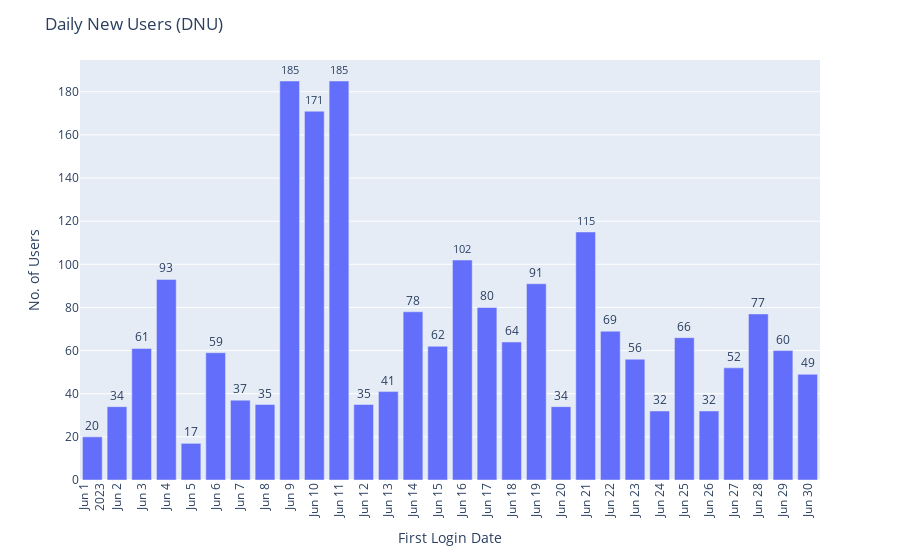

Notebook code cell kept with this figure:
### Code cell
fig_dnu = px.bar(x=dnu['first_login_date'], y = dnu['count'], text=dnu['count'])
fig_dnu.update_layout(title = 'Daily New Users (DNU)', xaxis=dict(title='First Login Date', tickmode='linear', tickangle = -90), yaxis_title = 'No. of Users')
fig_dnu.update_traces(textposition='outside')
fig_dnu.show()

### Figure 1 — Plotly figure (JSON) as saved in the notebook; plotly's stock layout.template omitted (floating-point values rounded to 4 significant figures)
{"data": [{"alignmentgroup": "True", "hovertemplate": "x=%{x}<br>y=%{y}<br>text=%{text}<extra></extra>", "legendgroup": "", "marker": {"color": "#636efa", "pattern": {"shape": ""}}, "name": "", "offsetgroup": "", "orientation": "v", "showlegend": false, "text": [20, 34, 61, 93, 17, 59, 37, 35, 185, 171, 185, 35, 41, 78, 62, 102, 80, 64, 91, 34, 115, 69, 56, 32, 66, 32, 52, 77, 60, 49], "textposition": "outside", "type": "bar", "x": ["2023-06-01T00:00:00", "2023-06-02T00:00:00", "2023-06-03T00:00:00", "2023-06-04T00:00:00", "2023-06-05T00:00:00", "2023-06-06T00:00:00", "2023-06-07T00:00:00", "2023-06-08T00:00:00", "2023-06-09T00:00:00", "2023-06-10T00:00:00", "2023-06-11T00:00:00", "2023-06-12T00:00:00", "2023-06-13T00:00:00", "2023-06-14T00:00:00", "2023-06-15T00:00:00", "2023-06-16T00:00:00", "2023-06-17T00:00:00", "2023-06-18T00:00:00", "2023-06-19T00:00:00", "2023-06-20T00:00:00", "2023-06-21T00:00:00", "2023-06-22T00:00:00", "2023-06-23T00:00:00", "2023-06-24T00:00:00", "2023-06-25T00:00:00", "2023-06-26T00:00:00", "2023-06-27T00:00:00", "2023-06-28T00:00:00", "2023-06-29T00:00:00", "2023-06-30T00:00:00"], "xaxis": "x", "y": [20, 34, 61, 93, 17, 59, 37, 35, 185, 171, 185, 35, 41, 78, 62, 102, 80, 64, 91, 34, 115, 69, 56, 32, 66, 32, 52, 77, 60, 49], "yaxis": "y"}], "layout": {"barmode": "relative", "legend": {"tracegroupgap": 0}, "margin": {"t": 60}, "title": {"text": "Daily New Users (DNU)"}, "xaxis": {"anchor": "y", "domain": [0, 1], "tickangle": -90, "tickmode": "linear", "title": {"text": "First Login Date"}}, "yaxis": {"anchor": "x", "domain": [0, 1], "title": {"text": "No. of Users"}}}}
